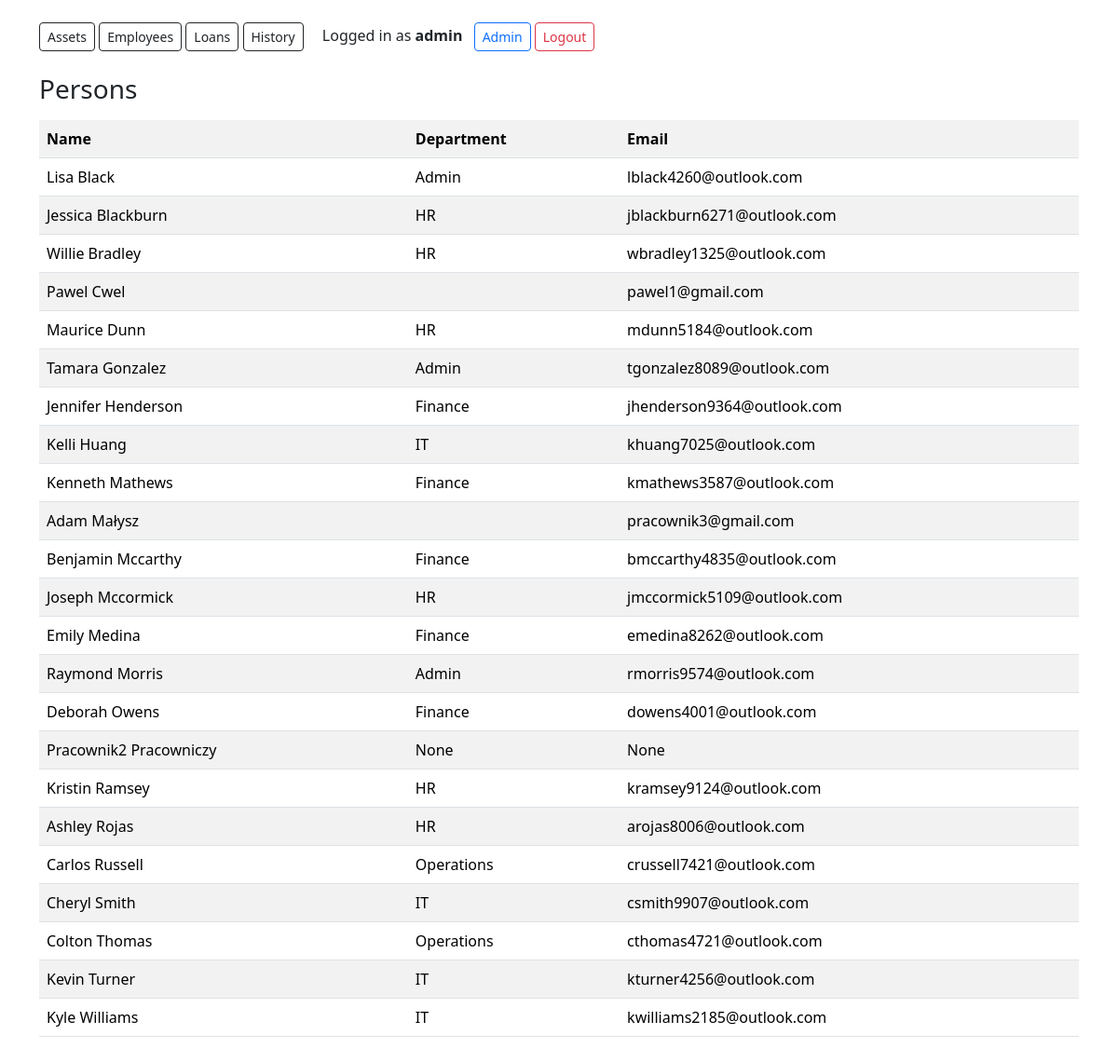
The page /persons/ (signed in) on the database its author committed.
### inventory/models.py (models this page shows, shortened)
class Person(models.Model):
    first_name = models.CharField(max_length=120)
    last_name = models.CharField(max_length=120)
    department = models.CharField(max_length=120, blank=True, null=True)
    email = models.EmailField(blank=True, null=True)
    user = models.OneToOneField(
        settings.AUTH_USER_MODEL,
        on_delete=models.SET_NULL,
        blank=True,
        null=True,
        related_name="person_profile",
    )

### inventory/views.py (the view)
# urls.py: path("persons/", views.persons_list, name="persons_list"),
@login_required
@role_required(ROLE_ADMIN)
def persons_list(request):
    persons = Person.objects.order_by("last_name", "first_name")
    return render(request, "inventory/persons_list.html", {"persons": persons})

### inventory/roles.py (called while the page is built)
def get_user_role(user: AbstractUser) -> str:
    if not user or not getattr(user, "is_authenticated", False):
        return ROLE_EMPLOYEE
    if getattr(user, "is_superuser", False) or getattr(user, "is_staff", False):
        return ROLE_ADMIN
    qs = user.groups.values_list("name", flat=True)
    for name in qs:
        if name in ROLE_NAMES:
            return name
    return ROLE_EMPLOYEE

def role_required(*allowed_roles: str):
    allowed = set(allowed_roles)
    def decorator(view_func):
        from functools import wraps
        from django.core.exceptions import PermissionDenied
        @wraps(view_func)
        def _wrapped(request, *args, **kwargs):
            if get_user_role(request.user) not in allowed:
                raise PermissionDenied
            return view_func(request, *args, **kwargs)
        return _wrapped
    return decorator

### inventory/templates/inventory/persons_list.html
{% extends "inventory/base.html" %}
{% block content %}
<h3>Persons</h3>
<table class="table table-striped mt-3">
  <tr><th>Name</th><th>Department</th><th>Email</th></tr>
  {% for p in persons %}
    <tr><td>{{ p.first_name }} {{ p.last_name }}</td><td>{{ p.department }}</td><td>{{ p.email }}</td></tr>
  {% endfor %}
</table>
{% endblock %}

### inventory/templates/inventory/base.html (shortened to what this page needs)
<!doctype html>
<html>
<head>
  <link href="https://cdn.jsdelivr.net/npm/bootstrap@5.3.2/dist/css/bootstrap.min.css" rel="stylesheet">
</head>
<body class="container py-4">
{% if request.user.is_authenticated %}
<nav class="mb-4">
  {% if request.user.is_staff %}
    <a class="btn btn-outline-dark btn-sm" href="{% url 'assets_list' %}">Assets</a>
    <a class="btn btn-outline-dark btn-sm" href="{% url 'persons_list' %}">Employees</a>
  {% endif %}
  <a class="btn btn-outline-dark btn-sm" href="{% url 'loans_list' %}">Loans</a>
  {% if request.user.is_staff %}
    <a class="btn btn-outline-dark btn-sm" href="{% url 'history' %}">History</a>
  {% else %}
    <a class="btn btn-outline-dark btn-sm" href="{% url 'history' %}">My history</a>
  {% endif %}
  <span class="ms-3">
      <span class="me-2">Logged in as <b>{{ request.user.username }}</b></span>
      {% if request.user.is_staff %}
        <a class="btn btn-outline-primary btn-sm" href="/admin/">Admin</a>
      {% endif %}
      <form method="post" action="{% url 'logout' %}" class="d-inline">
        <button type="submit" class="btn btn-outline-danger btn-sm">Logout</button>
      </form>
  </span>
</nav>
{% endif %}
{% block content %}{% endblock %}
</body>
</html>

### rows shown on the page
Person: first_name "Lisa", last_name "Black", department "Admin", email "lblack4260@outlook.com"
Person: first_name "Jessica", last_name "Blackburn", department "HR", email "jblackburn6271@outlook.com"
Person: first_name "Willie", last_name "Bradley", department "HR", email "wbradley1325@outlook.com"
Person: first_name "Pawel", last_name "Cwel", email "pawel1@gmail.com"
Person: first_name "Maurice", last_name "Dunn", department "HR", email "mdunn5184@outlook.com"
Person: first_name "Tamara", last_name "Gonzalez", department "Admin", email "tgonzalez8089@outlook.com"
Person: first_name "Jennifer", last_name "Henderson", department "Finance", email "jhenderson9364@outlook.com"
Person: first_name "Kelli", last_name "Huang", department "IT", email "khuang7025@outlook.com"
Person: first_name "Kenneth", last_name "Mathews", department "Finance", email "kmathews3587@outlook.com"
Person: first_name "Adam", last_name "Małysz", email "pracownik3@gmail.com"
Person: first_name "Benjamin", last_name "Mccarthy", department "Finance", email "bmccarthy4835@outlook.com"
Person: first_name "Joseph", last_name "Mccormick", department "HR", email "jmccormick5109@outlook.com"
Person: first_name "Emily", last_name "Medina", department "Finance", email "emedina8262@outlook.com"
Person: first_name "Raymond", last_name "Morris", department "Admin", email "rmorris9574@outlook.com"
Person: first_name "Deborah", last_name "Owens", department "Finance", email "dowens4001@outlook.com"
Person: first_name "Pracownik2", last_name "Pracowniczy", department "None", email "None"
Person: first_name "Kristin", last_name "Ramsey", department "HR", email "kramsey9124@outlook.com"
Person: first_name "Ashley", last_name "Rojas", department "HR", email "arojas8006@outlook.com"
Person: first_name "Carlos", last_name "Russell", department "Operations", email "crussell7421@outlook.com"
Person: first_name "Cheryl", last_name "Smith", department "IT", email "csmith9907@outlook.com"
Person: first_name "Colton", last_name "Thomas", department "Operations", email "cthomas4721@outlook.com"
Person: first_name "Kevin", last_name "Turner", department "IT", email "kturner4256@outlook.com"
Person: first_name "Kyle", last_name "Williams", department "IT", email "kwilliams2185@outlook.com"

### other values the page prints
{{ request.user.username }} "admin"
